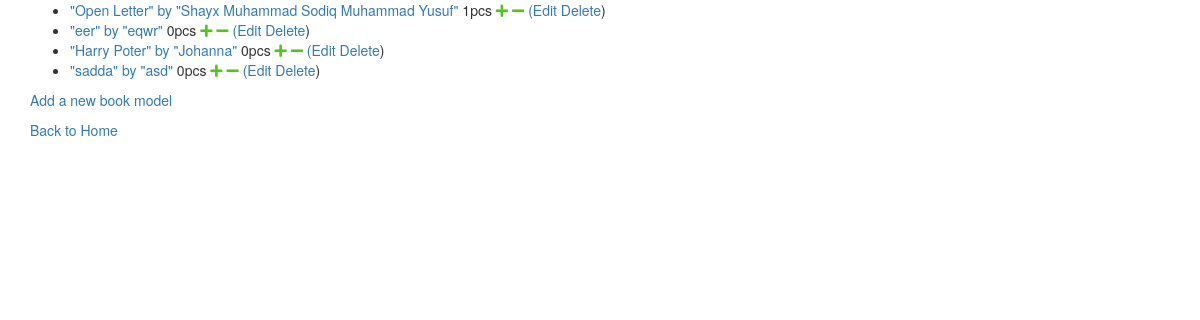
Before: /backend (signed in) with the older database file.
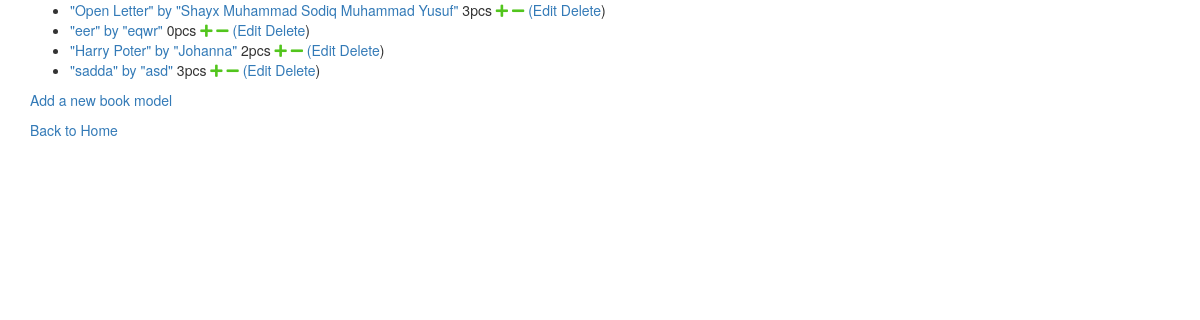
After: the same page with the newer database file.
### backend/models.py (models this page shows, shortened)
class Book_model(models.Model):
    title = models.CharField(
        max_length=64,
        unique=True,
        validators=[
            MinLengthValidator(3)
        ])
    author = models.CharField(max_length=64)
    price = models.PositiveIntegerField()
    genre = models.CharField(max_length=64, choices=genre_options)
    quantity = models.IntegerField(default=0)
    created_at = models.DateTimeField(auto_now_add=True)
    updated_at = models.DateTimeField(auto_now=True)
    def __str__(self):
        return '"'+self.title+'" by "'+self.author+'"'

### backend/views.py (the view)
# urls.py: path('', book_model_list.as_view(), name="book_model_list"),
class book_model_list(LoginRequiredMixin, ListView):
    model = Book_model
    fields="__all__"
    success_url =  reverse_lazy('backend:book_model_list')

### backend/templates/backend/book_model_list.html (shortened to what this page needs)
{%extends "base_bootsrap.html" %}
{% block content%}
<div class="container">
        {% if book_model_list %}
        <ul>
             {% for book_model in book_model_list %}
             <div class="row">
             <li><a href="{% url 'backend:book_model_detail' book_model.id %}">{{book_model}} </a>
                <span id="book_model_qty_{{book_model.id}}">{{book_model.quantity}}</span>pcs
                 <a href="#"  id="inc_{{book_model.id}}"
                    onclick="
                         inc('{% url 'backend:book_model_inc' book_model.id %}', {{book_model.id}});
                          return false;
                    "
                 >
                <i class="fas fa-plus" id="plus_{{book_model.id}}" style="color: rgb(82, 197, 29)"></i>
                 </a>
                 <a href="#"  id="dec_{{book_model.id}}"
                 onclick="
                      dec('{% url 'backend:book_model_dec' book_model.id %}', {{book_model.id}}); return false;
                 "
                 >
                 <i class="fas fa-minus" id="minus_{{book_model.id}}" style="color: rgb(82, 197, 29)"></i>
                 </a>
                 <a href="{% url 'backend:book_model_update' book_model.id %}">(Edit</a>
                 <a href="{% url 'backend:book_model_delete' book_model.id %}">Delete</a>)
             </li>
            </div>
             {%endfor%}
        </ul>
        {% else %}
           <p class="row">There are no book_models in the library database.</p>
        {% endif %}
            <p class="row">
             <a href="{% url 'backend:book_model_create' %}">Add a new book model</a>
            </p>
            <p class="row">
                <a href="{% url 'home:home' %}">Back to Home</a>
            </p>
        </div>
 {%endblock%}

### backend/templates/base_bootsrap.html (shortened to what this page needs)
<html>
    <head>
        <link rel="stylesheet" href="https://maxcdn.bootstrapcdn.com/bootstrap/3.4.0/css/bootstrap.min.css">
        <link rel="stylesheet" href="https://use.fontawesome.com/releases/v5.8.1/css/all.css">
        <link rel="stylesheet" href="https://use.fontawesome.com/releases/v5.8.1/css/v4-shims.css">
    </head>
    <body>
            <div class="container">
                    {% block content %}
                    {% endblock %}
            </div>
    </body>
</html>

Changed rows visible on the page:
changed Book_model "\"Open Letter\" by \"Shayx Muhammad Sodiq Muhammad Yusuf\"": quantity "1" → "3"
changed Book_model "\"Harry Poter\" by \"Johanna\"": quantity "0" → "2"
changed Book_model "\"sadda\" by \"asd\"": quantity "0" → "3"
